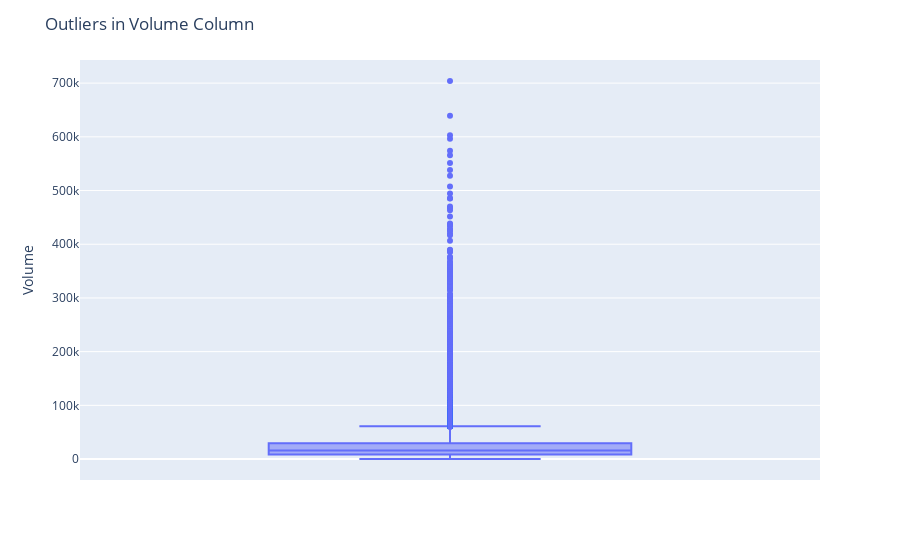

Write notebook code for a chart like this one.
### Code cell
## Creating the box plot using Plotly
fig = px.box(df_raw, y='Volume')

## Set labels and title for the plot
fig.update_layout(
    yaxis_title='Volume',
    title='Outliers in Volume Column'
)

# Show the plot
fig.show()

### Figure 1 — Plotly figure (JSON) as saved in the notebook; plotly's stock layout.template omitted (floating-point values rounded to 4 significant figures; data arrays with more than 128 entries replaced by an {"elided": "..."} marker saying what was removed)
{"data": [{"alignmentgroup": "True", "hovertemplate": "Volume=%{y}<extra></extra>", "legendgroup": "", "marker": {"color": "#636efa"}, "name": "", "notched": false, "offsetgroup": "", "orientation": "v", "showlegend": false, "type": "box", "x0": " ", "xaxis": "x", "y": {"elided": "92350 int values"}, "y0": " ", "yaxis": "y"}], "layout": {"boxmode": "group", "legend": {"tracegroupgap": 0}, "margin": {"t": 60}, "title": {"text": "Outliers in Volume Column"}, "xaxis": {"anchor": "y", "domain": [0, 1]}, "yaxis": {"anchor": "x", "domain": [0, 1], "title": {"text": "Volume"}}}}
